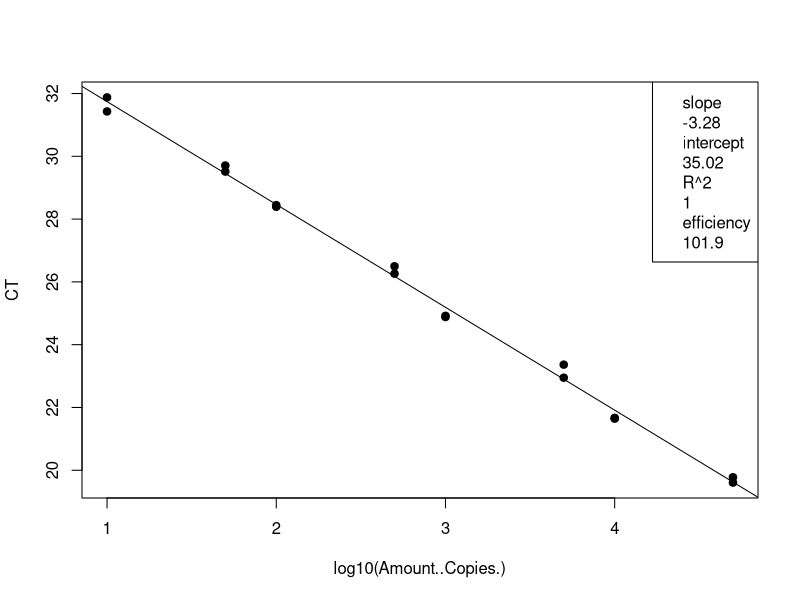
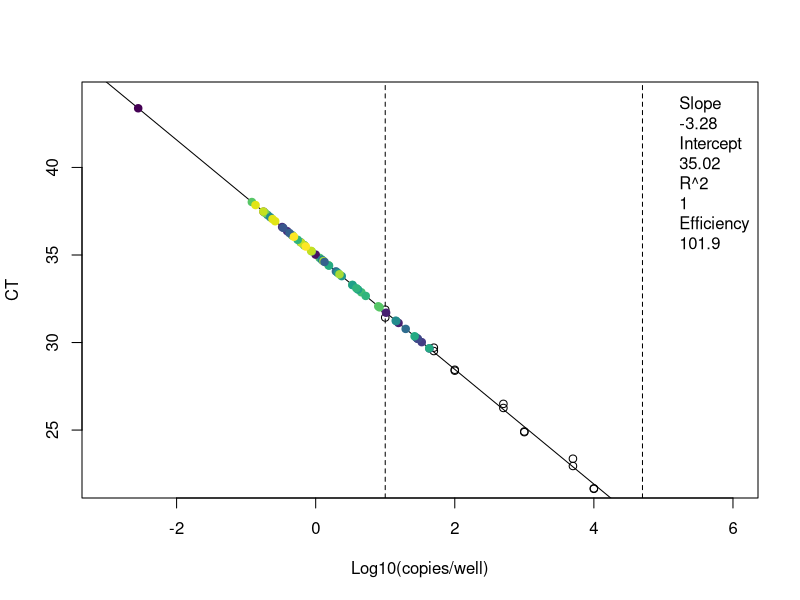
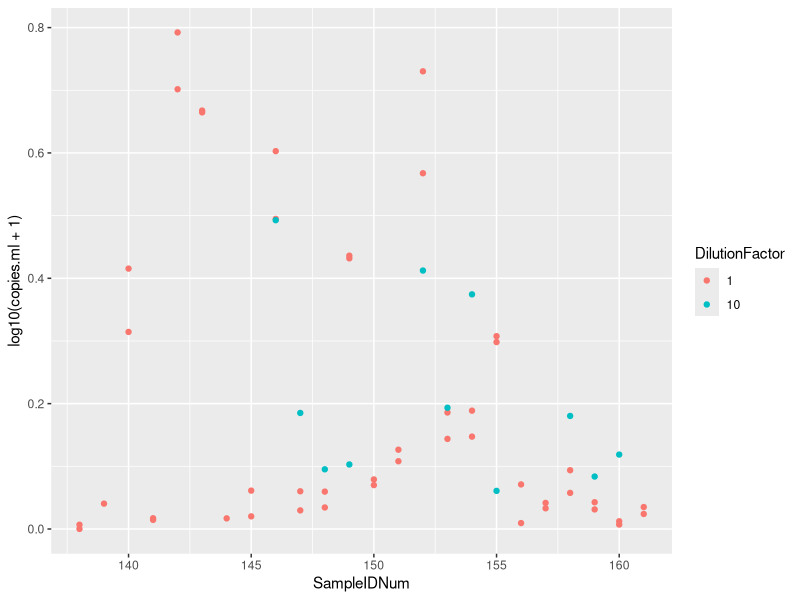

Here is the R script that generated these plots, in order:
## ---- chunk 1
knitr::opts_chunk$set(echo = TRUE)

## ---- chunk 2
# clear workspace
rm(list=ls())

# load the data (note data file must be in this repository)
data <- read.csv("Plate8_E.coli_qPCRConversion.csv")
## ---- chunk 3
# linear regression of standard curve
standards = subset(data, Name == "STANDARD")
standardCurve <- lm(CT ~ log10(Amount..Copies.), data = standards)

# save the line info
standard_slope = standardCurve$coefficients[2]
standard_intercept = standardCurve$coefficients[1]
R2 = summary(standardCurve)$r.squared
efficiency =  (10^(-1/standardCurve$coefficients[2])-1)*100

# plot standards and best fit line
standardCurvePlot <- plot(CT ~ log10(Amount..Copies.), data = standards, pch=19) 
abline(coef(standardCurve)) 
legend("topright", legend = c(paste= "slope", round(standard_slope, 2), paste= "intercept", round(standard_intercept, 2), paste= "R^2", round(R2, 2), paste = "efficiency", round(efficiency, 1)))
## ---- chunk 4
# data set of unknowns including info on standard curve
unknowns = subset(data, Name == "UNKNOWN")

# add new columns to the data table
unknowns$plate_num = 8 # note:change to the actual plate number
unknowns$standard_slope = standard_slope
unknowns$standard_intercept = standard_intercept
unknowns$R2 = R2
unknowns$efficiency = efficiency
  
# add a new column that interpolates copies/well from Ct for the unknowns
unknowns$log.copies.well = (unknowns$CT - standard_intercept)/standard_slope
unknowns$copies.well = 10^unknowns$log.copies.well

# copies/ul extract accounting for dilution factor
vol.well = 3 # note:change to qPCR template volume in ul
unknowns$vol.well = vol.well
unknowns$copies.ul = ((unknowns$copies.well/vol.well)*unknowns$DilutionFactor)

# copies/extraction
vol.elution = 110 #note:change to DNA extraction elution volume in ul
unknowns$vol.elution = vol.elution
unknowns$copies.extraction = (unknowns$copies.ul*vol.elution)

# copies/ml #Volume is volume of sample filtered in mL
unknowns$copies.ml = (unknowns$copies.extraction/unknowns$Volume)
## ---- chunk 5
# set up the color palette
library(viridis)
unknowns$SampleIDNum = as.factor(as.character(unknowns$SampleIDNum)) # change to factor for colors
Colors = viridis(n=nlevels(unknowns$SampleIDNum)) # set the color levels to call on later

# check the range and adjust the limits in plot
range(unknowns$CT, na.rm=T) # y limits
range(unknowns$log.copies.well, na.rm =T) # x limits

# plot the standard curve again
standardCurvePlot <- plot(CT ~ log10(Amount..Copies.), data = standards,
                          xlim = c(-3,6), ylim = c(22,44),
                          xlab = "Log10(copies/well)",
                          ylab = "CT") 

# add boundaries and standard line
abline(v=log10(10), lty=2)
abline(v=log10(50000), lty=2)
abline(coef(standardCurve)) 

# add the sample data
standardCurvePlot <- points(CT ~ log.copies.well, data = unknowns, pch=19, 
                            col = Colors[unknowns$SampleIDNum])
legend("topright", inset = 0.002, box.lty=0, legend=c(paste= "Slope", round(standardCurve$coefficients[2], 2), 
                                                      paste= "Intercept", round(standardCurve$coefficients[1], 2), 
                                                      paste= "R^2", round(summary(standardCurve)$r.squared, 2),
                                                      paste = "Efficiency", round((10^(-1/standardCurve$coefficients[2])-1)*100, 1)))

## ---- chunk 6
# make a plot that compares the diluted to undiluted replicates for each sample including dilution factor
library("ggplot2")
unknowns$SampleIDNum <- as.numeric(as.character(unknowns$SampleIDNum)) # change to numeric
unknowns$DilutionFactor <- as.factor(as.character(unknowns$DilutionFactor)) # change to factor
qplot(SampleIDNum,log10(copies.ml+1), data=unknowns, col=DilutionFactor)
## ---- chunk 7
# write csv file
write.csv(unknowns, file = "Plate8_E.coli_ConvertedData.csv", row.names=FALSE, na="")

# average the replicates (if not strongly inhibited) and make a new file
library(dplyr)
data.average = unknowns %>% group_by(SampleIDNum) %>% summarise(copies.ml = mean(copies.ml, na.rm = T))
write.csv(data.average, file = "Plate8_E.coli_Averaged.csv", row.names=FALSE, na="")
